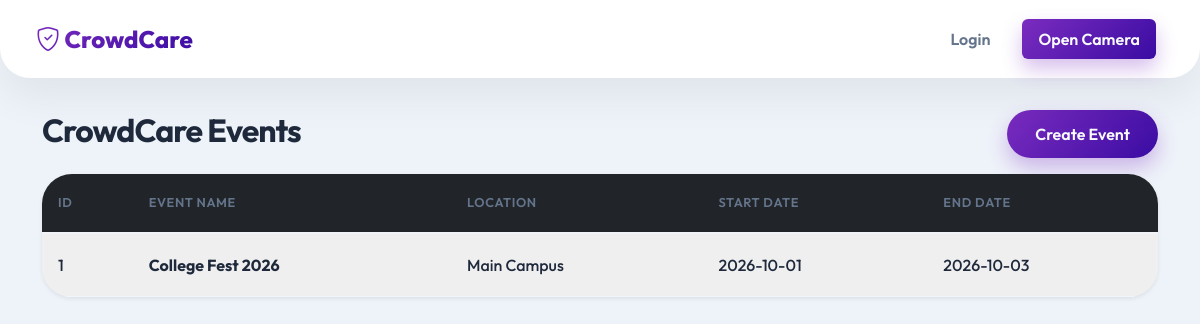
The app's page /events with its own data.
### tables this page shows
CREATE TABLE events (
            id INTEGER PRIMARY KEY AUTOINCREMENT,
            name TEXT NOT NULL,
            location TEXT NOT NULL,
            start_date TEXT NOT NULL,
            end_date TEXT NOT NULL
        );

### app.py (the view)
@app.route('/events')
def events():
    conn = get_db_connection()
    events_list = conn.execute('SELECT * FROM events').fetchall()
    conn.close()
    return render_template('events.html', events=events_list)

### database.py (called while the page is built)
def get_db_connection():
    conn = sqlite3.connect(DB_PATH)
    conn.row_factory = sqlite3.Row
    return conn

### templates/events.html (shortened to what this page needs)
{% extends 'base.html' %}
{% block content %}
<div class="d-flex justify-content-between align-items-center mb-3">
    <h2>CrowdCare Events</h2>
    <button class="btn btn-primary" data-bs-toggle="modal" data-bs-target="#createEventModal">Create Event</button>
</div>
<div class="card shadow-sm">
    <div class="card-body p-0">
        <table class="table table-striped table-hover mb-0">
            <thead class="table-dark">
                <tr>
                    <th>ID</th>
                    <th>Event Name</th>
                    <th>Location</th>
                    <th>Start Date</th>
                    <th>End Date</th>
                </tr>
            </thead>
            <tbody>
                {% for event in events %}
                <tr>
                    <td>{{ event.id }}</td>
                    <td><strong>{{ event.name }}</strong></td>
                    <td>{{ event.location }}</td>
                    <td>{{ event.start_date }}</td>
                    <td>{{ event.end_date }}</td>
                </tr>
                {% else %}
                <tr>
                    <td colspan="5" class="text-center">No events found.</td>
                </tr>
                {% endfor %}
            </tbody>
        </table>
    </div>
</div>
{% endblock %}

### static/css/style.css (style rules this page uses)
:root { --bg-body: #eef2f9; --card-bg: #ffffff; --vibrant-gradient: linear-gradient(135deg, #7b2cbf, #3a0ca3); --vibrant-gradient-hover: linear-gradient(135deg, #9d4edd, #4361ee); --text-dark: #1e293b; --text-muted: #64748b; --text-light: #f8fafc; --accent-red: #ff4757; --accent-green: #2ed573; --accent-blue: #1e90ff; --accent-orange: #ffa502; --radius-lg: 30px; --radius-md: 20px; --radius-sm: 12px; --shadow-soft: 0 20px 40px rgba(0, 0, 0, 0.06); }
body { background-color: var(--bg-body); color: var(--text-dark); font-family: 'Outfit', sans-serif; min-height: 100vh; }
h1, h2, h3, h4, h5, h6 { color: var(--text-dark); font-weight: 700; letter-spacing: -0.03em; }
.card { background-color: var(--card-bg); border: none; border-radius: var(--radius-lg); box-shadow: var(--shadow-soft); margin-bottom: 2rem; overflow: hidden; transition: transform 0.3s ease; }
.card-body { padding: 1.5rem 1.75rem; }
.btn { border-radius: 30px; font-weight: 600; padding: 0.75rem 1.75rem; transition: all 0.2s ease; border: none; }
.btn-primary { background: var(--vibrant-gradient); color: var(--text-light); box-shadow: 0 10px 20px rgba(123, 44, 191, 0.3); }
.table { background: transparent; color: var(--text-dark); margin-bottom: 0; }
.table thead th { border-bottom: 2px solid #f1f5f9; color: var(--text-muted); font-weight: 600; text-transform: uppercase; font-size: 0.8rem; letter-spacing: 0.05em; padding: 1.2rem 1rem; border-top: none; }
.table tbody td { border-bottom: 1px solid #f1f5f9; background: transparent; padding: 1.2rem 1rem; vertical-align: middle; font-weight: 500; }
.table-striped>tbody>tr:nth-of-type(odd)>* { background-color: rgba(0, 0, 0, 0.01) !important; color: var(--text-dark) !important; }

### records on screen
events: id "1", name "College Fest 2026", location "Main Campus", start_date "2026-10-01", end_date "2026-10-03"
